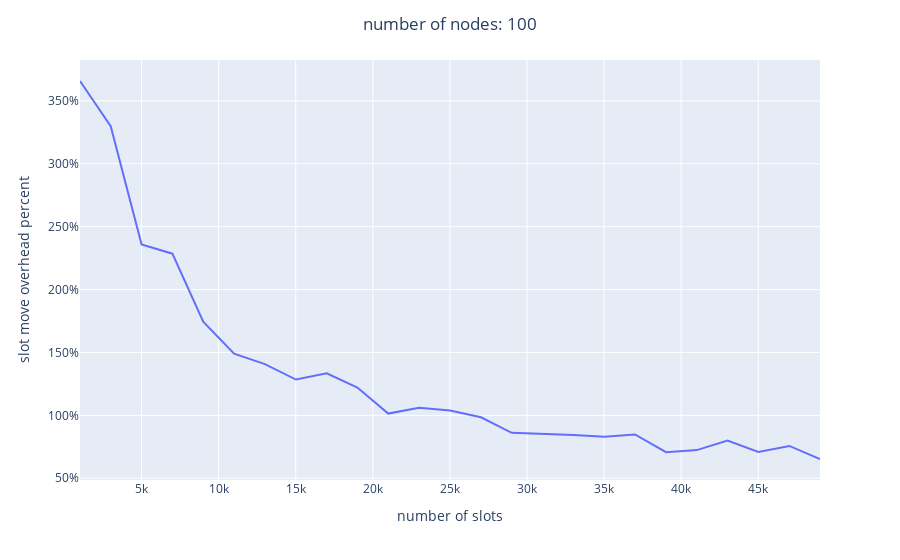

Source (notebook cell):
### Code cell
fig = px.line(df, x='slot_cnt', y='slot_move_overhead')
fig.update_layout(title={'text':'number of nodes: 100', 'x':0.5}, 
                  xaxis_title='number of slots',
                 yaxis_title='slot move overhead percentage',
                  yaxis_tickformat=',.0%',
                 )

### Figure 1 — Plotly figure (JSON) as saved in the notebook; plotly's stock layout.template omitted (floating-point values rounded to 4 significant figures)
{"data": [{"hovertemplate": "slot_cnt=%{x}<br>slot_move_overhead=%{y}<extra></extra>", "legendgroup": "", "line": {"color": "#636efa", "dash": "solid"}, "marker": {"symbol": "circle"}, "mode": "lines", "name": "", "orientation": "v", "showlegend": false, "type": "scatter", "x": [1009, 3001, 5003, 7001, 9001, 11003, 13001, 15013, 17011, 19001, 21001, 23003, 25013, 27011, 29009, 31013, 33013, 35023, 37003, 39019, 41011, 43003, 45007, 47017, 49003], "xaxis": "x", "y": [3.658, 3.299, 2.358, 2.285, 1.744, 1.49, 1.407, 1.285, 1.334, 1.221, 1.014, 1.061, 1.039, 0.9844, 0.8615, 0.8541, 0.8447, 0.8302, 0.8485, 0.7069, 0.7239, 0.7999, 0.7086, 0.7568, 0.653], "yaxis": "y"}], "layout": {"autosize": true, "legend": {"tracegroupgap": 0}, "margin": {"t": 60}, "title": {"text": "number of nodes: 100", "x": 0.5}, "xaxis": {"anchor": "y", "autorange": true, "domain": [0, 1], "range": [1009, 49003], "title": {"text": "number of slots"}, "type": "linear"}, "yaxis": {"anchor": "x", "autorange": true, "domain": [0, 1], "range": [0.486, 3.825], "tickformat": ",.0%", "title": {"text": "slot move overhead percent"}, "type": "linear"}}}
